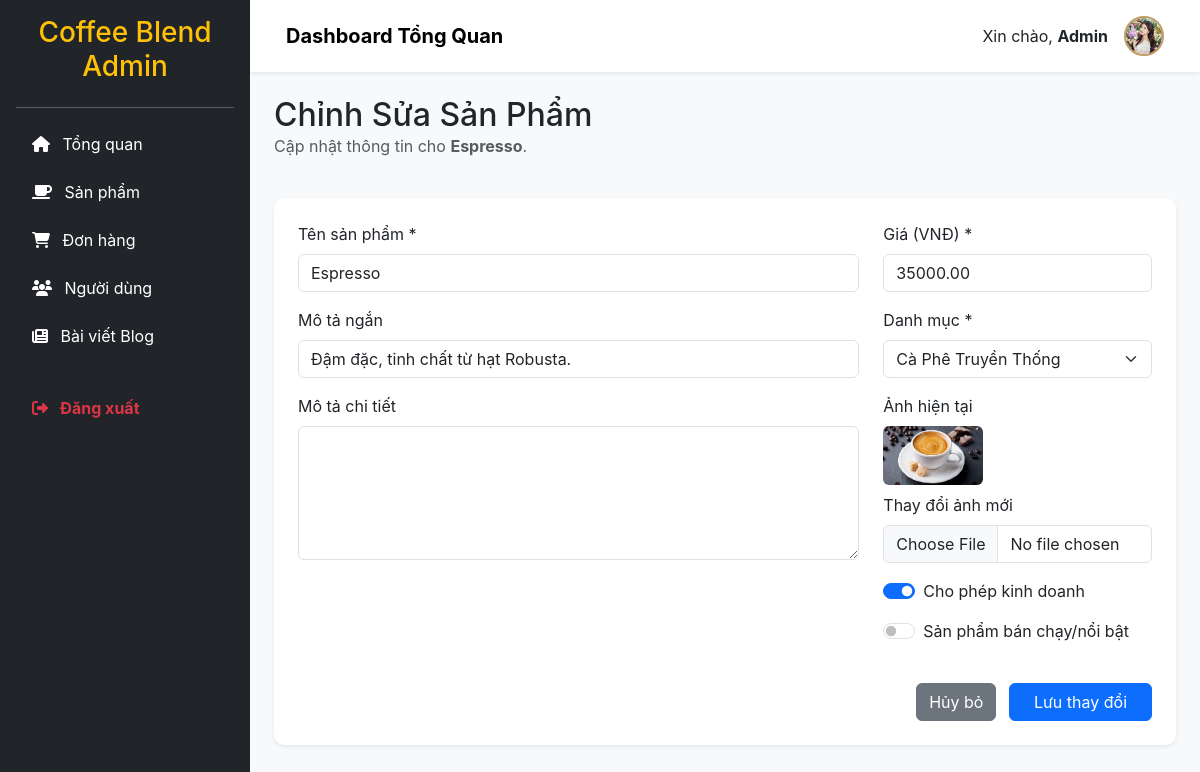
The app's page /admin/edit-product.php?id=2 (signed in) with its own data.
### tables this page shows
CREATE TABLE `products` (
  `product_id` int(11) NOT NULL,
  `product_name` varchar(200) NOT NULL,
  `slug` varchar(200) NOT NULL,
  `description` text DEFAULT NULL,
  `short_description` varchar(500) DEFAULT NULL,
  `price` decimal(10,2) NOT NULL,
  `sale_price` decimal(10,2) DEFAULT NULL,
  `size` varchar(20) DEFAULT NULL,
  `category_id` int(11) DEFAULT NULL,
  `image_main` varchar(255) DEFAULT NULL,
  `images` text DEFAULT NULL COMMENT 'JSON array of image paths',
  `stock` int(11) DEFAULT 0,
  `sold` int(11) DEFAULT 0,
  `featured` tinyint(4) DEFAULT 0 COMMENT '1: nổi bật',
  `best_seller` tinyint(4) DEFAULT 0 COMMENT '1: bán chạy',
  `status` tinyint(4) DEFAULT 1 COMMENT '1: active, 0: inactive',
  `created_at` timestamp NOT NULL DEFAULT current_timestamp(),
  `updated_at` timestamp NOT NULL DEFAULT current_timestamp() ON UPDATE current_timestamp()
);

CREATE TABLE `categories` (
  `category_id` int(11) NOT NULL,
  `category_name` varchar(100) NOT NULL,
  `slug` varchar(100) NOT NULL,
  `description` text DEFAULT NULL,
  `parent_id` int(11) DEFAULT NULL,
  `image` varchar(255) DEFAULT NULL,
  `display_order` int(11) DEFAULT 0,
  `status` tinyint(4) DEFAULT 1,
  `created_at` timestamp NOT NULL DEFAULT current_timestamp()
);

### config/functions.php (called while the page is built, shortened)
<?php
function sanitize($input) {
    return htmlspecialchars(trim($input), ENT_QUOTES, 'UTF-8');
}
?>

### admin/edit-product.php (the view, shortened to what this page needs)
<?php
include 'includes/header.php';
include 'includes/sidebar.php';
$id = isset($_GET['id']) ? intval($_GET['id']) : 0;
$stmt_prod = $pdo->prepare("SELECT * FROM products WHERE product_id = ?");
$stmt_prod->execute([$id]);
$product = $stmt_prod->fetch();
$categories = $pdo->query("SELECT * FROM categories WHERE status = 1")->fetchAll();
?>
<div class="row mb-4">
    <div class="col-12">
        <h2 class="mb-0">Chỉnh Sửa Sản Phẩm</h2>
        <p class="text-muted">Cập nhật thông tin cho <strong><?php echo sanitize($product['product_name']); ?></strong>.</p>
    </div>
</div>
<div class="card shadow-sm">
    <div class="card-body p-4">
        <form action="edit-product.php?id=<?php echo $id; ?>" method="POST" enctype="multipart/form-data">
            <div class="row">
                <div class="col-md-8">
                    <div class="mb-3">
                        <label class="form-label">Tên sản phẩm *</label>
                        <input type="text" name="product_name" class="form-control" value="<?php echo sanitize($product['product_name']); ?>" required>
                    </div>
                    <div class="mb-3">
                        <label class="form-label">Mô tả ngắn</label>
                        <input type="text" name="short_description" class="form-control" value="<?php echo sanitize($product['short_description']); ?>">
                    </div>
                    <div class="mb-3">
                        <label class="form-label">Mô tả chi tiết</label>
                        <textarea name="description" class="form-control" rows="5"><?php echo $product['description']; ?></textarea>
                    </div>
                </div>
                <div class="col-md-4">
                    <div class="mb-3">
                        <label class="form-label">Giá (VNĐ) *</label>
                        <input type="number" name="price" class="form-control" value="<?php echo $product['price']; ?>" required>
                    </div>
                    <div class="mb-3">
                        <label class="form-label">Danh mục *</label>
                        <select name="category_id" class="form-select" required>
                            <?php foreach ($categories as $cat): ?>
                                <option value="<?php echo $cat['category_id']; ?>" <?php echo ($cat['category_id'] == $product['category_id']) ? 'selected' : ''; ?>>
                                    <?php echo sanitize($cat['category_name']); ?>
                                </option>
                            <?php endforeach; ?>
                        </select>
                    </div>
                    <div class="mb-3">
                        <label class="form-label">Ảnh hiện tại</label>
                        <div class="mb-2">
                            <img src="../<?php echo $product['image_main']; ?>" class="rounded" width="100" style="object-fit: cover;">
                        </div>
                        <label class="form-label">Thay đổi ảnh mới</label>
                        <input type="file" name="image" class="form-control">
                    </div>
                    <div class="mb-3">
                        <div class="form-check form-switch">
                            <input class="form-check-input" type="checkbox" name="status" <?php echo ($product['status'] == 1) ? 'checked' : ''; ?>>
                            <label class="form-check-label">Cho phép kinh doanh</label>
                        </div>
                    </div>
                    <div class="mb-3">
                        <div class="form-check form-switch">
                            <input class="form-check-input" type="checkbox" name="best_seller" <?php echo ($product['best_seller'] == 1) ? 'checked' : ''; ?>>
                            <label class="form-check-label">Sản phẩm bán chạy/nổi bật</label>
                        </div>
                    </div>
                </div>
            </div>
            <div class="mt-4 text-end">
                <a href="products.php" class="btn btn-secondary me-2">Hủy bỏ</a>
                <button type="submit" class="btn btn-primary px-4">Lưu thay đổi</button>
            </div>
        </form>
    </div>
</div>
<?php include 'includes/footer.php'; ?>

### admin/css/admin.css (style rules this page uses)
body { font-family: 'Inter', 'Segoe UI', Roboto, sans-serif; background-color: #f8f9fa; }
.card { border: none; border-radius: 10px; box-shadow: 0 4px 6px rgba(0,0,0,0.05); transition: transform 0.3s; }

### records on screen
products: product_name "Espresso", short_description "Đậm đặc, tinh chất từ hạt Robusta.", price "35000.00", category_id "Cà Phê Truyền Thống", image_main (picture), status "☑"
